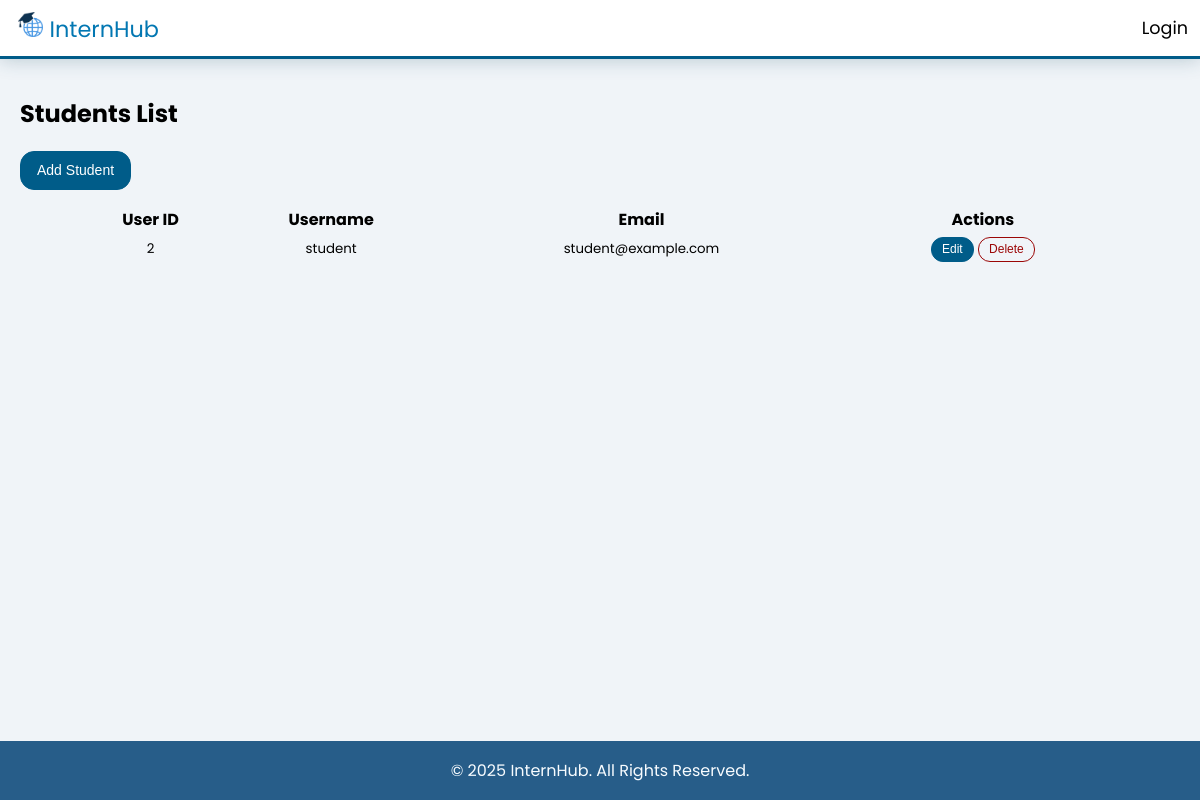
The page /pages/admin/tasks/students.php on the database as committed earlier.
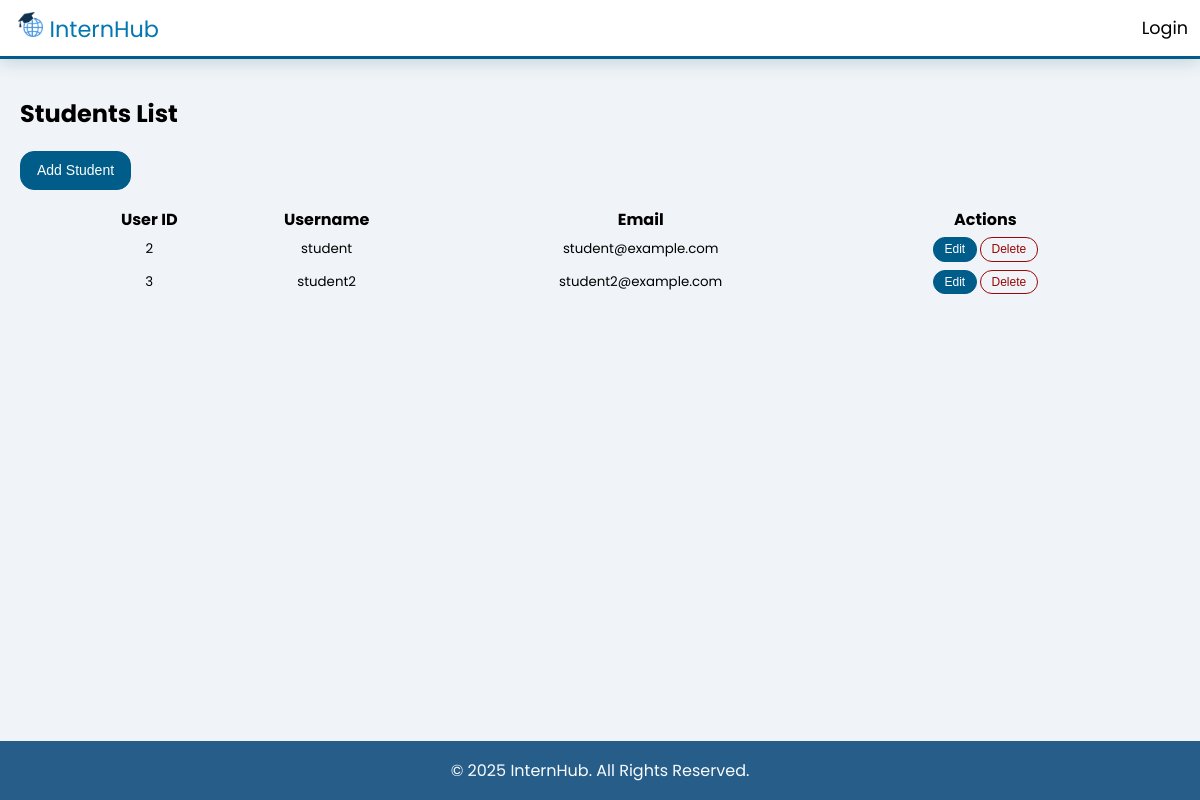
The same page on the database as committed later.
### tables this page shows
CREATE TABLE users (
    user_id INT AUTO_INCREMENT PRIMARY KEY,
    username VARCHAR(50) NOT NULL UNIQUE,
    email VARCHAR(100) NOT NULL UNIQUE,
    password_hash VARCHAR(255) NOT NULL,
    user_type_id INT NOT NULL,
    last_login TIMESTAMP NULL,
    created_at TIMESTAMP DEFAULT CURRENT_TIMESTAMP,
    updated_at TIMESTAMP DEFAULT CURRENT_TIMESTAMP ON UPDATE CURRENT_TIMESTAMP,
    FOREIGN KEY (user_type_id) REFERENCES user_types(type_id)
);

### includes/config.php (called while the page is built, shortened)
<?php
function escape($data) {
    if (isset($data)) {
        return htmlspecialchars($data, ENT_QUOTES, 'UTF-8');
    } else {
        return '';
    }
}
?>

### pages/admin/tasks/students.php (the view, shortened to what this page needs)
<?php
require_once '../../../includes/config.php';
require_once '../../../includes/header.php';
?>
<div class="admin-panel-tasks">
    <h2>Students List</h2>
    <button onclick="document.getElementById('addStudentForm').style.display='block'" class="btn btn-primary btn-rg mb-3">Add Student</button>
    <table width="90%" align="center" class="admin-task-table">
        <tr>
            <th>User ID</th>
            <th>Username</th>
            <th>Email</th>
            <th>Actions</th>
        </tr>
        <?php
        $stmt = $db->query("SELECT user_id, username, email FROM users WHERE user_type_id = 2");
        while ($user = $stmt->fetch(PDO::FETCH_ASSOC)) {
            echo "<tr data-userid='{$user['user_id']}' data-username='".escape($user['username'])."' data-email='".escape($user['email'])."' align='center' class='table-row'>
                    <td>".escape($user['user_id'])."</td>
                    <td>".escape($user['username'])."</td>
                    <td>".escape($user['email'])."</td>
                    <td>
                        <button class='edit-btn btn btn-primary btn-sm'>Edit</button>
                        <button class='delete-btn btn btn-danger btn-sm' data-userid='".escape($user['user_id'])."'>Delete</button>
                    </td>
                  </tr>";
        }
        ?>
    </table>
</div>
<?php require_once '../../../includes/footer.php'; ?>

Rows that differ between the two databases and show on the page:
added users: user_id "3", username "student2", email "student2@example.com"
